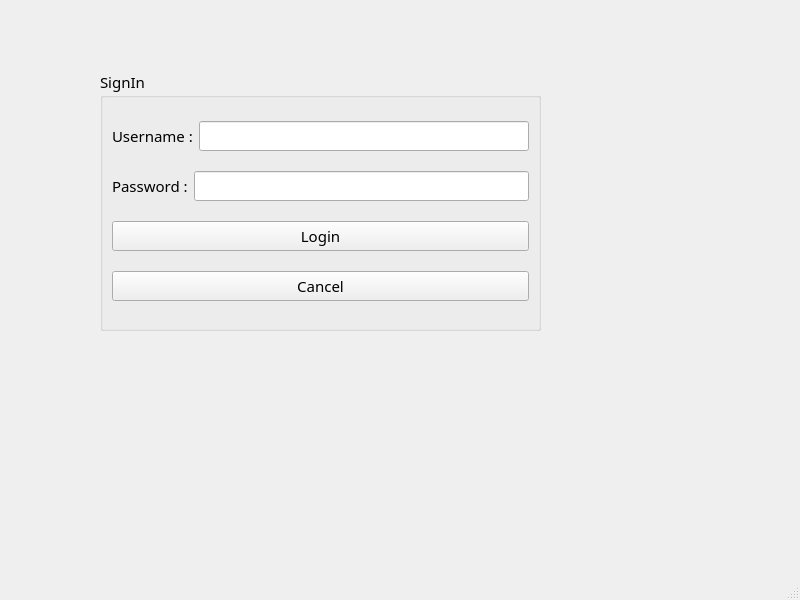
<?xml version="1.0" encoding="UTF-8"?>
<ui version="4.0">
 <class>MainWindow</class>
 <widget class="QMainWindow" name="MainWindow">
  <property name="geometry">
   <rect>
    <x>0</x>
    <y>0</y>
    <width>800</width>
    <height>600</height>
   </rect>
  </property>
  <property name="windowTitle">
   <string>MainWindow</string>
  </property>
  <widget class="QWidget" name="centralwidget">
   <widget class="QGroupBox" name="groupBox">
    <property name="geometry">
     <rect>
      <x>100</x>
      <y>70</y>
      <width>441</width>
      <height>261</height>
     </rect>
    </property>
    <property name="font">
     <font>
      <family>Bahnschrift</family>
      <pointsize>11</pointsize>
     </font>
    </property>
    <property name="title">
     <string>SignIn</string>
    </property>
    <layout class="QVBoxLayout" name="verticalLayout">
     <item>
      <layout class="QHBoxLayout" name="horizontalLayout">
       <item>
        <widget class="QLabel" name="label">
         <property name="text">
          <string>Username :</string>
         </property>
        </widget>
       </item>
       <item>
        <widget class="QLineEdit" name="lineEdit_username"/>
       </item>
      </layout>
     </item>
     <item>
      <layout class="QHBoxLayout" name="horizontalLayout_2">
       <item>
        <widget class="QLabel" name="label_2">
         <property name="text">
          <string>Password :</string>
         </property>
        </widget>
       </item>
       <item>
        <widget class="QLineEdit" name="lineEdit_password">
         <property name="echoMode">
          <enum>QLineEdit::Password</enum>
         </property>
        </widget>
       </item>
      </layout>
     </item>
     <item>
      <widget class="QPushButton" name="Login">
       <property name="text">
        <string>Login</string>
       </property>
      </widget>
     </item>
     <item>
      <widget class="QPushButton" name="Cancel">
       <property name="text">
        <string>Cancel</string>
       </property>
      </widget>
     </item>
    </layout>
   </widget>
  </widget>
  <widget class="QMenuBar" name="menubar">
   <property name="geometry">
    <rect>
     <x>0</x>
     <y>0</y>
     <width>800</width>
     <height>21</height>
    </rect>
   </property>
  </widget>
  <widget class="QStatusBar" name="statusbar"/>
 </widget>
 <resources/>
 <connections/>
</ui>
